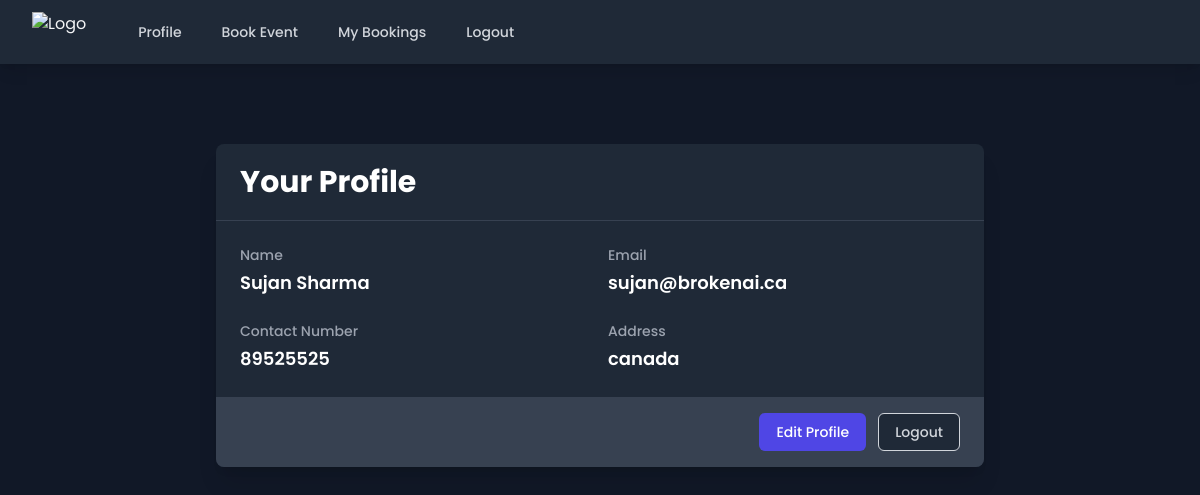
The app's page / (signed in) with its own data.
### accounts/models.py (models this page shows, shortened)
class CustomUser(AbstractUser):
    email = models.EmailField(_('email address'), unique=True)
    contact_number = models.CharField(max_length=15)
    address = models.TextField(blank=True)
    username = models.CharField(max_length=150, unique=True, blank=True)
    USERNAME_FIELD = 'email'
    REQUIRED_FIELDS = ['first_name', 'last_name', 'contact_number']
    objects = CustomUserManager()

### accounts/views.py (the view)
# urls.py: path('', views.profile, name='index'),
@login_required
def profile(request):
    return render(request, 'profile.html', {'user': request.user})

### accounts/templates/profile.html (shortened to what this page needs)
{% extends "base.html" %}
{% load static %}
{% block extra_head %}
<script src="https://cdn.tailwindcss.com"></script>
{% endblock %}
{% block content %}
<div class="min-h-screen bg-black-200 py-12 px-4 sm:px-6 lg:px-8">
    <div class="max-w-3xl mx-auto">
        <div class="bg-gray-800 shadow-xl rounded-lg overflow-hidden">
            <div class="px-4 py-5 sm:px-6 border-b border-gray-700">
                <h2 class="text-2xl font-bold leading-7 text-white sm:text-3xl sm:truncate">
                    Your Profile
                </h2>
            </div>
            <div class="px-4 py-5 sm:p-6">
                <div class="grid grid-cols-1 gap-y-6 gap-x-4 sm:grid-cols-2">
                    <div>
                        <dt class="text-sm font-medium text-gray-400">
                            Name
                        </dt>
                        <dd class="mt-1 text-lg font-semibold text-white">
                            {{ user.get_full_name }}
                        </dd>
                    </div>
                    <div>
                        <dt class="text-sm font-medium text-gray-400">
                            Email
                        </dt>
                        <dd class="mt-1 text-lg font-semibold text-white">
                            {{ user.email }}
                        </dd>
                    </div>
                    <div>
                        <dt class="text-sm font-medium text-gray-400">
                            Contact Number
                        </dt>
                        <dd class="mt-1 text-lg font-semibold text-white">
                            {{ user.contact_number }}
                        </dd>
                    </div>
                    <div>
                        <dt class="text-sm font-medium text-gray-400">
                            Address
                        </dt>
                        <dd class="mt-1 text-lg font-semibold text-white">
                            {{ user.address }}
                        </dd>
                    </div>
                </div>
            </div>
            <div class="px-4 py-4 sm:px-6 bg-gray-700 flex justify-end space-x-3">
                <a href="{% url 'update_profile' %}"
                    class="inline-flex items-center px-4 py-2 border border-transparent text-sm font-medium rounded-md text-white bg-indigo-600 hover:bg-indigo-700 focus:outline-none focus:ring-2 focus:ring-offset-2 focus:ring-indigo-500">
                    Edit Profile
                </a>
                <a href="{% url 'logout' %}"
                    class="inline-flex items-center px-4 py-2 border border-gray-300 text-sm font-medium rounded-md text-gray-300 bg-gray-800 hover:bg-gray-700 focus:outline-none focus:ring-2 focus:ring-offset-2 focus:ring-indigo-500">
                    Logout
                </a>
            </div>
        </div>
    </div>
</div>
{% endblock %}

### accounts/templates/base.html (style rules this page uses)
body { font-family: 'Poppins', sans-serif; }

### records on screen
CustomUser: get_full_name "Sujan Sharma", email "sujan@brokenai.ca", contact_number "89525525", address "canada"
